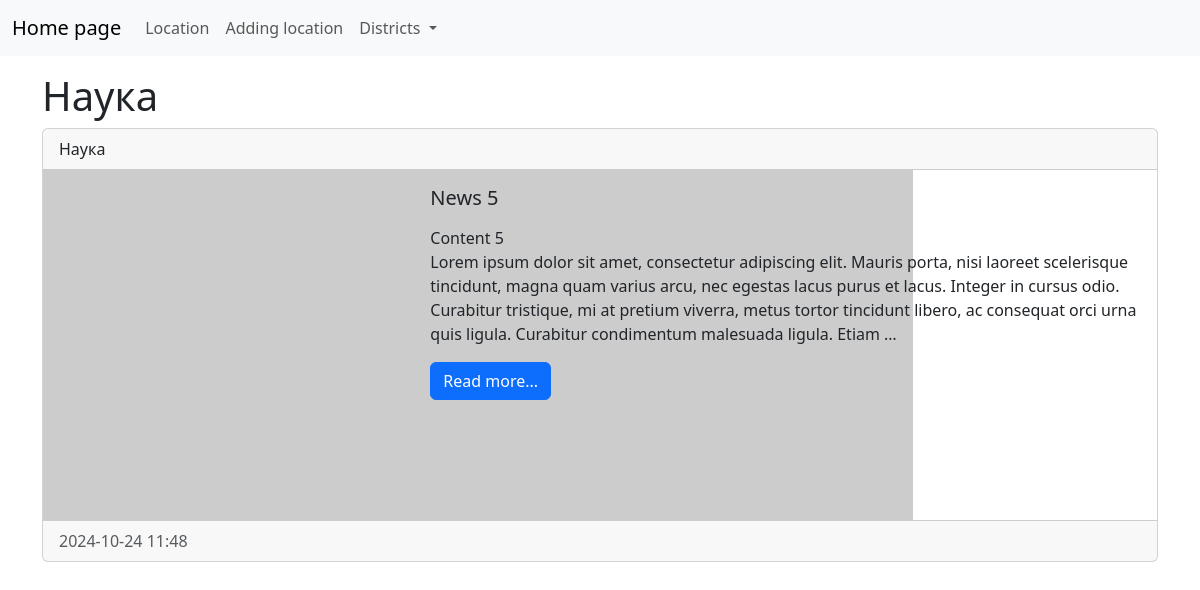
Before: /category/4/ with the older database file.
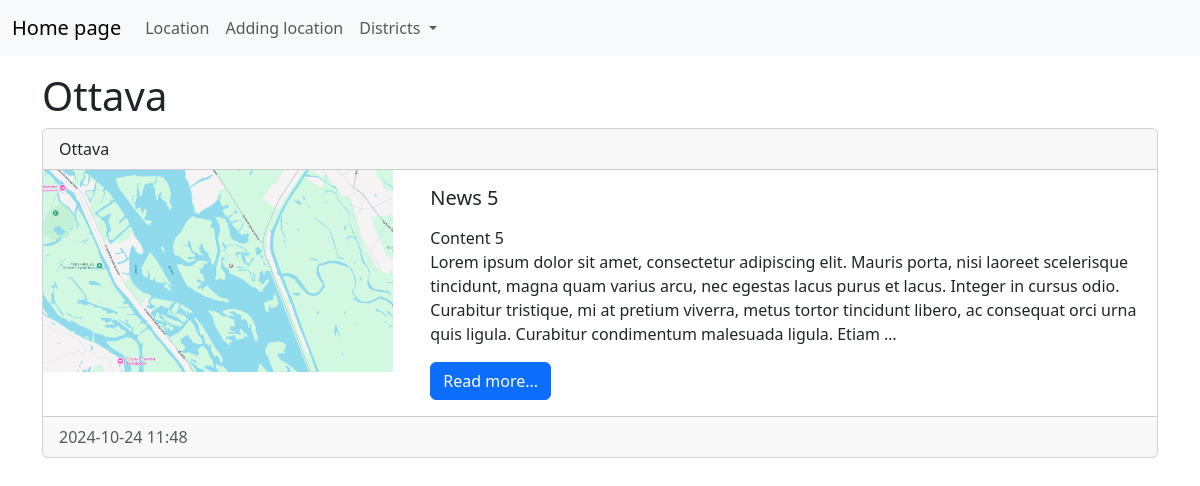
After: the same page with the newer database file.
### news/models.py (models this page shows, shortened)
class Category(models.Model):
    title = models.CharField(max_length=150, db_index=True, verbose_name='Наименование')
    def __str__(self):
        return self.title
    class Meta:
        verbose_name = "Категория"
        verbose_name_plural = "Категории"
        ordering = ['title']

class News(models.Model):
    title = models.CharField(max_length=150, verbose_name='Наименование')
    content = models.TextField(blank=True, verbose_name='Контекст')
    created_at = models.DateTimeField(auto_now_add=True, verbose_name='Дата публикации')
    updated_at = models.DateTimeField(auto_now=True, verbose_name='Дата обновления')
    photo = models.ImageField(upload_to='photos/%Y/%m/%d/', verbose_name='Фото', blank=True)
    is_published = models.BooleanField(default=True, verbose_name='Опубликовано')
    category = models.ForeignKey('Category', on_delete=models.PROTECT, null=True, verbose_name='Категория')
    class Meta:
        verbose_name = "Новость"
        verbose_name_plural = "Новости"
        ordering = ['-created_at', '-title']

### news/views.py (the view)
# urls.py: path("category/<int:category_id>/", get_category, name='category'),
def get_category(request, category_id):
    news = News.objects.filter(category_id=category_id)
    categories = Category.objects.get(pk=category_id)
    category = Category.objects.all()
    mycontext = {
        'news': news,
        'categories': categories,
        'category': category,
    }
    return render(request, template_name="news/category.html", context=mycontext)

### news/templates/news/category.html (shortened to what this page needs)
<!doctype html>
<html lang="en">
  <head>
    <link href="https://cdn.jsdelivr.net/npm/bootstrap@5.3.3/dist/css/bootstrap.min.css" rel="stylesheet">
  </head>
  <body>
  <nav class="navbar navbar-expand-lg bg-body-tertiary">
    <div class="container-fluid">
      <a class="navbar-brand" href="{% url 'home' %}">Home page</a>
      <div class="collapse navbar-collapse" id="navbarSupportedContent">
        <ul class="navbar-nav me-auto mb-2 mb-lg-0">
          <li class="nav-item"><a class="nav-link" href="{% url 'home' %}">Location</a></li>
          <li class="nav-item"><a class="nav-link" href="#">Adding location</a></li>
          <li class="nav-item dropdown">
            <a class="nav-link dropdown-toggle" href="#" role="button" data-bs-toggle="dropdown" aria-expanded="false">
              Districts
            </a>
          </li>
        </ul>
      </div>
    </div>
  </nav>
  <div class="container mt-3">
    <h1>{{ categories.title }}</h1>
    {% for item in news %}
      {% if item.is_published == 1 %}
      <div class="row g-0">
        <div class="card mb-3">
          <div class="card-header">{{ item.category }}</div>
            <div class="row g-0">
              <div class="col-md-4">
                {% if item.photo %}
                    <img src="{{ item.photo.url }}" alt="" width="350" class="mr-3">
                {% else %}
                    <img src="https://picsum.photos/id/870/350/200?grayscale&blur=1" alt="" class="mr-3">
                {% endif %}
              </div>
              <div class="col-md-8">
                <div class="card-body">
                  <h5 class="card-title">{{ item.title }}</h5>
                  <p class="card-text">{{ item.content|safe|linebreaks|truncatewords:50 }}</p>
                  <a href="#" class="btn btn-primary">Read more...</a>
                </div>
              </div>
            </div>
          <div class="card-footer text-body-secondary">
            {{ item.created_at|date:"Y-m-d H:i" }}
          </div>
        </div>
      </div>
      {% endif %}
    {% endfor %}
  </div>
  </body>
</html>

Changed rows visible on the page:
changed Category: title "Наука" → "Ottava"
changed News "News 5": category "Наука" → "Ottava"; photo: picture added
